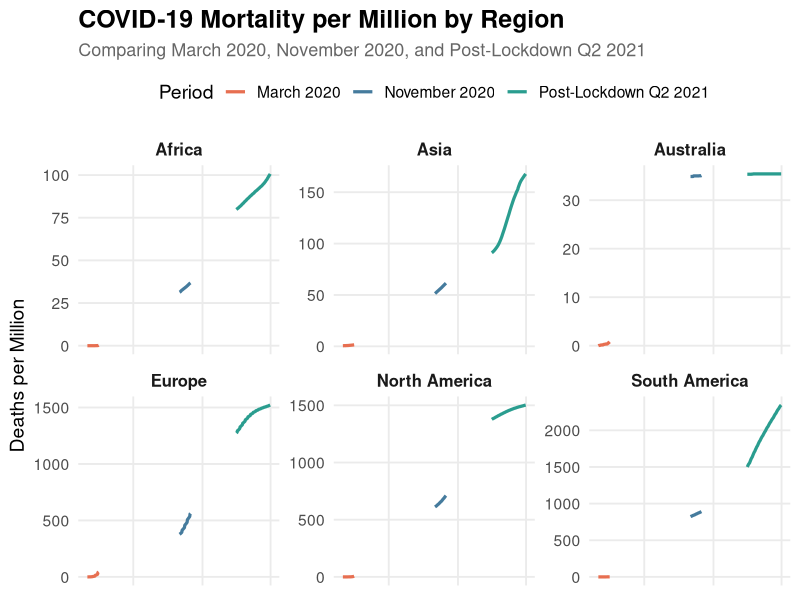
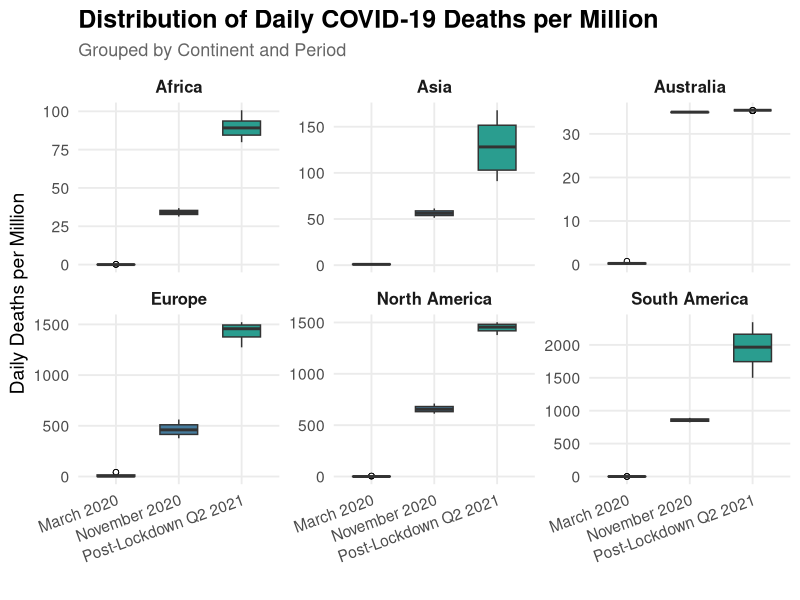

Recreate these plots in R, in order.
library(dplyr)
library(ggplot2)
library(readr)
library(lubridate)
library(broom)

#cleaning data
data <- read_csv("covid.csv")
colnames(data) <- c("Region", "Date", "DeathsPerMillion")
data$Date <- as.Date(data$Date)
data$DeathsPerMillion <- as.numeric(data$DeathsPerMillion)
data <- data %>% filter(!is.na(DeathsPerMillion))

#defining 3 periods
periods_data <- data %>%
  mutate(Period = case_when(
    Date >= as.Date("2020-03-01") & Date <= as.Date("2020-03-31") ~ "March 2020",
    Date >= as.Date("2020-11-01") & Date <= as.Date("2020-11-30") ~ "November 2020",
    Date >= as.Date("2021-04-01") & Date <= as.Date("2021-06-30") ~ "Post-Lockdown Q2 2021",
    TRUE ~ NA_character_
  )) %>%
  filter(!is.na(Period))

#custom color palette for visualization
period_colors <- c("March 2020" = "#E76F51", "November 2020" = "#457B9D", "Post-Lockdown Q2 2021" = "#2A9D8F")

#line plotting
ggplot(periods_data, aes(x = Date, y = DeathsPerMillion, color = Period)) +
  geom_line(size = 1.1) +
  facet_wrap(~Region, scales = "free_y") +
  scale_color_manual(values = period_colors) +
  labs(
    title = "COVID-19 Mortality per Million by Region",
    subtitle = "Comparing March 2020, November 2020, and Post-Lockdown Q2 2021",
    x = NULL,
    y = "Deaths per Million",
    color = "Period"
  ) +
  theme_minimal(base_size = 14) +
  theme(
    legend.position = "top",
    axis.text.x = element_blank(),
    axis.ticks.x = element_blank(),
    panel.grid.minor = element_blank(),
    plot.title = element_text(face = "bold", size = 18),
    plot.subtitle = element_text(size = 13, color = "gray40"),
    strip.text = element_text(face = "bold", size = 12)
  )


#boxplot
ggplot(periods_data, aes(x = Period, y = DeathsPerMillion, fill = Period)) +
  geom_boxplot(width = 0.6, outlier.shape = 21, outlier.fill = "white", outlier.color = "black") +
  facet_wrap(~Region, scales = "free_y") +
  scale_fill_manual(values = period_colors) +
  labs(
    title = "Distribution of Daily COVID-19 Deaths per Million",
    subtitle = "Grouped by Continent and Period",
    x = "",
    y = "Daily Deaths per Million"
  ) +
  theme_minimal(base_size = 14) +
  theme(
    legend.position = "none",
    plot.title = element_text(face = "bold", size = 18),
    plot.subtitle = element_text(size = 13, color = "gray40"),
    strip.text = element_text(face = "bold", size = 12),
    axis.text.x = element_text(angle = 20, hjust = 1),
    panel.grid.minor = element_blank()
  )

#Anova results
anova_results <- periods_data %>%
  group_by(Region) %>%
  do(tidy(aov(DeathsPerMillion ~ Period, data = .)))

#Tukey HSD Post-Hoc Test by Region
tukey_results <- periods_data %>%
  group_by(Region) %>%
  group_modify(~ {
    model <- aov(DeathsPerMillion ~ Period, data = .x)
    tukey_tbl <- as.data.frame(TukeyHSD(model)$Period)
    tukey_tbl$Comparison <- rownames(tukey_tbl)
    return(tukey_tbl)
  }) %>%
  ungroup() %>%
  select(Region, Comparison, diff, lwr, upr, `p adj`)

print(anova_results)
print(tukey_results)